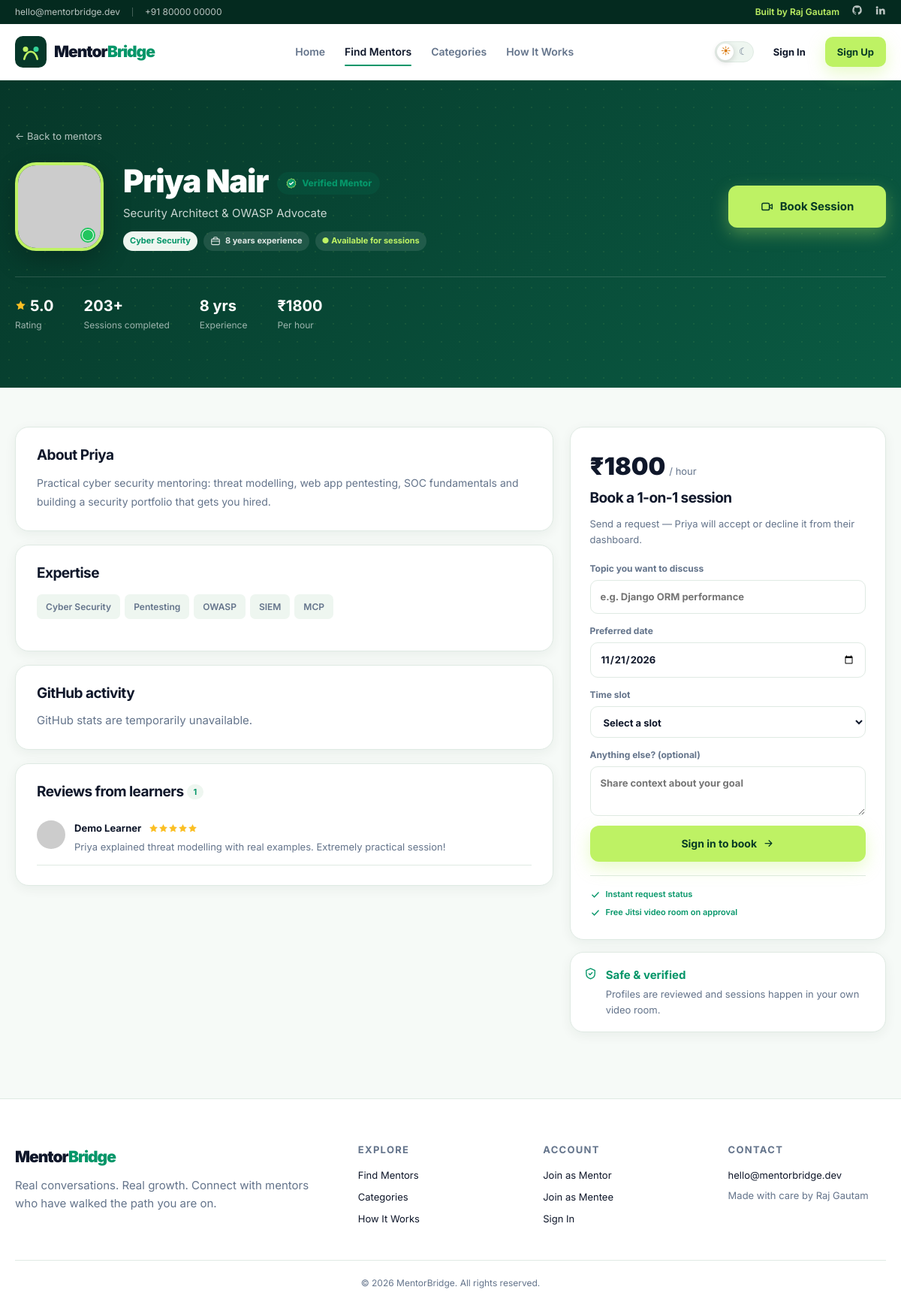
The page /mentor/2 on the database its author committed.
### tables this page shows
CREATE TABLE users (
    id            INTEGER PRIMARY KEY AUTOINCREMENT,
    name          TEXT NOT NULL,
    email         TEXT NOT NULL UNIQUE COLLATE NOCASE,
    password_hash TEXT NOT NULL,
    role          TEXT NOT NULL CHECK (role IN ('mentor', 'mentee')),
    avatar        TEXT,
    created_at    TEXT NOT NULL DEFAULT CURRENT_TIMESTAMP
);

CREATE TABLE mentor_profiles (
    id              INTEGER PRIMARY KEY AUTOINCREMENT,
    user_id         INTEGER NOT NULL UNIQUE REFERENCES users(id) ON DELETE CASCADE,
    headline        TEXT NOT NULL DEFAULT 'Mentor at MentorBridge',
    bio             TEXT NOT NULL DEFAULT '',
    skills          TEXT NOT NULL DEFAULT '',
    category        TEXT NOT NULL DEFAULT 'Career Guidance',
    experience      INTEGER NOT NULL DEFAULT 0,
    hourly_rate     REAL NOT NULL DEFAULT 0,
    free_slots      TEXT NOT NULL DEFAULT '',
    github_username TEXT NOT NULL DEFAULT '',
    rating          REAL NOT NULL DEFAULT 4.9,
    sessions_count  INTEGER NOT NULL DEFAULT 0,
    verified        INTEGER NOT NULL DEFAULT 1,
    is_available    INTEGER NOT NULL DEFAULT 1,
    updated_at      TEXT NOT NULL DEFAULT CURRENT_TIMESTAMP
);

CREATE TABLE reviews (
    id         INTEGER PRIMARY KEY AUTOINCREMENT,
    mentor_id  INTEGER NOT NULL REFERENCES users(id) ON DELETE CASCADE,
    mentee_id  INTEGER NOT NULL REFERENCES users(id) ON DELETE CASCADE,
    rating     INTEGER NOT NULL CHECK (rating BETWEEN 1 AND 5),
    comment    TEXT NOT NULL DEFAULT '',
    created_at TEXT NOT NULL DEFAULT CURRENT_TIMESTAMP
);

### routes/main_routes.py (the view, shortened to what this page needs)
@main_bp.route("/mentor/<int:mentor_id>")
def mentor_profile(mentor_id):
    mentor = get_mentor(mentor_id)
    if not mentor:
        abort(404)
    reviews = query_db(
        """SELECT r.*, u.name AS mentee_name, u.avatar AS mentee_avatar
           FROM reviews r JOIN users u ON u.id = r.mentee_id
           WHERE r.mentor_id = ? ORDER BY r.id DESC LIMIT 8""",
        (mentor_id,),
    )
    is_favorite = False
    return render_template(
        "mentor_profile.html",
        mentor=mentor,
        reviews=reviews,
        slots=slots_for(mentor),
        is_favorite=is_favorite,
        today=date.today().isoformat(),
        category_label=dict(CATEGORIES).get(mentor["category"], mentor["category"]),
    )

### routes/__init__.py (called while the page is built)
def get_db():
    if "db" not in g:
        g.db = sqlite3.connect(current_app.config["DATABASE"])
        g.db.row_factory = sqlite3.Row
        g.db.execute("PRAGMA foreign_keys = ON")
    return g.db

def query_db(sql, args=(), one=False):
    cursor = get_db().execute(sql, args)
    rows = cursor.fetchall()
    cursor.close()
    return (rows[0] if rows else None) if one else rows

### routes/main_routes.py (called while the page is built)
def get_mentor(mentor_id):
    rows = query_db(MENTOR_SELECT + " WHERE u.id = ? LIMIT 1", (mentor_id,))
    return rows[0] if rows else None

def slots_for(mentor):
    raw = (mentor["free_slots"] or "").strip()
    if not raw:
        return DEFAULT_SLOTS
    slots = [s.strip() for s in raw.replace("|", ",").split(",") if s.strip()]
    return slots or DEFAULT_SLOTS

### templates/mentor_profile.html (shortened to what this page needs)
{% extends "base.html" %}
{% from '_icons.html' import search, verified, star, briefcase, video, calendar, arrow, check, heart, shield, code %}
{% block content %}
<section class="profile-head">
  <div class="container">
    <a class="back-link" href="{{ url_for('main.mentors') }}">← Back to mentors</a>
    <div class="profile-hero">
      <div class="profile-avatar">
        <img src="{{ mentor.avatar }}" alt="{{ mentor.name }}" data-fallback-seed="{{ mentor.name }}">
        {% if mentor.is_available %}<span class="pulse-dot large"></span>{% endif %}
      </div>
      <div class="profile-intro">
        <div class="profile-name-row">
          <h1>{{ mentor.name }}</h1>
          {% if mentor.verified %}<span class="verified-pill">{{ verified(16) }} Verified Mentor</span>{% endif %}
        </div>
        <p class="profile-headline">{{ mentor.headline }}</p>
        <div class="profile-tags">
          <span class="category-pill">{{ category_label }}</span>
          <span class="tag-chip">{{ briefcase(14) }} {{ mentor.experience }} years experience</span>
          {% if mentor.is_available %}<span class="tag-chip online-chip">● Available for sessions</span>{% endif %}
        </div>
      </div>
      <div class="profile-actions">
        <button class="btn btn-lime btn-lg" type="button" data-open-booking>{{ video(18) }} Book Session</button>
      </div>
    </div>
    <div class="profile-stats">
      <div><strong>{{ star(15) }} {{ mentor.rating }}</strong><span>Rating</span></div>
      <div><strong>{{ mentor.sessions_count }}+</strong><span>Sessions completed</span></div>
      <div><strong>{{ mentor.experience }} yrs</strong><span>Experience</span></div>
      <div><strong>{{ 'Free' if mentor.hourly_rate == 0 else '₹' ~ mentor.hourly_rate|int }}</strong><span>Per hour</span></div>
    </div>
  </div>
</section>
<section class="section profile-section">
  <div class="container profile-layout">
    <div class="profile-main">
      <article class="card content-card">
        <h2>About {{ mentor.name.split()[0] }}</h2>
        <p class="body-text">{{ mentor.bio }}</p>
      </article>
      <article class="card content-card">
        <h2>Expertise</h2>
        <div class="skill-chips large">
          {% for skill in (mentor.skills or '').split(',') %}<span>{{ skill.strip() }}</span>{% endfor %}
        </div>
      </article>
      <article class="card content-card" id="githubCard">
        <h2>GitHub activity</h2>
        {% if mentor.github_username %}
        <div id="githubBadge" data-username="{{ mentor.github_username }}" class="github-badge">
        </div>
        {% else %}<p class="muted">This mentor has not linked a GitHub profile yet.</p>{% endif %}
      </article>
      <article class="card content-card">
        <h2>Reviews from learners <span class="count-badge">{{ reviews|length }}</span></h2>
        {% if reviews %}
          {% for r in reviews %}
          <div class="review-item">
            <img src="{{ r.mentee_avatar }}" alt="" data-fallback-seed="{{ r.mentee_name }}">
            <div>
              <div class="review-top"><strong>{{ r.mentee_name }}</strong><span class="stars">{% for i in range(r.rating) %}{{ star(13) }}{% endfor %}</span></div>
              <p>{{ r.comment }}</p>
            </div>
          </div>
          {% endfor %}
        {% else %}
          <p class="muted">No reviews yet — be the first learner to share feedback after a session.</p>
        {% endif %}
      </article>
    </div>
    <aside class="profile-side">
      <div class="card booking-card">
        <div class="booking-price"><strong>{{ 'Free' if mentor.hourly_rate == 0 else '₹' ~ mentor.hourly_rate|int }}</strong><span>/ hour</span></div>
        <h3>Book a 1-on-1 session</h3>
        <p class="muted small">Send a request — {{ mentor.name.split()[0] }} will accept or decline it from their dashboard.</p>
        <form id="bookingFormInline" action="{{ url_for('dashboard.book_session', mentor_id=mentor.id) }}" method="post" class="booking-form">
          <label>Topic you want to discuss
            <input type="text" name="topic" placeholder="e.g. Django ORM performance" minlength="3" required>
          </label>
          <label>Preferred date
            <input type="date" name="session_date" min="{{ today }}" value="{{ today }}" required>
          </label>
          <label>Time slot
            <select name="time_slot" required>
              <option value="">Select a slot</option>
            </select>
          </label>
          <label>Anything else? (optional)
            <textarea name="note" rows="2" maxlength="500" placeholder="Share context about your goal"></textarea>
          </label>
          {% if current_user %}
            {% if current_user.role == 'mentee' %}<button class="btn btn-primary btn-block" type="submit">Request session {{ arrow(15) }}</button>
            {% else %}<p class="muted small">You are signed in as a mentor. Use a mentee account to book sessions.</p>{% endif %}
          {% else %}
            <a class="btn btn-lime btn-block" href="{{ url_for('auth.login') }}">Sign in to book {{ arrow(15) }}</a>
          {% endif %}
        </form>
        <div class="booking-perks"><span>{{ check(14) }} Instant request status</span><span>{{ check(14) }} Free Jitsi video room on approval</span></div>
      </div>
      <div class="card safety-card">{{ shield(20) }} <div><strong>Safe & verified</strong><p class="muted small">Profiles are reviewed and sessions happen in your own video room.</p></div></div>
    </aside>
  </div>
</section>
{% endblock %}

### templates/_icons.html (shortened to what this page needs)
{% macro verified(size=16) %}
<svg width="{{ size }}" height="{{ size }}" viewBox="0 0 24 24" fill="none" aria-label="Verified mentor" role="img"><path d="M12 2.5 14.6 4l3 .1.9 2.9 2.4 1.8-1 2.9 1 2.9-2.4 1.8-.9 2.9-3 .1L12 21.5 9.4 20l-3-.1-.9-2.9-2.4-1.8 1-2.9-1-2.9 2.4-1.8.9-2.9 3-.1z" fill="#059669" stroke="#BEF264" stroke-width="1.2"/><path d="m8.5 12.2 2.2 2.2 4.8-4.8" stroke="#fff" stroke-width="2.1" stroke-linecap="round" stroke-linejoin="round"/></svg>
{% endmacro %}
{% macro star(size=15) %}
<svg width="{{ size }}" height="{{ size }}" viewBox="0 0 24 24" fill="#FBBF24" aria-hidden="true"><path d="m12 2 3.1 6.3 6.9 1-5 4.9 1.2 6.8L12 17.8 5.8 21l1.2-6.8-5-4.9 6.9-1z"/></svg>
{% endmacro %}
{% macro briefcase(size=16) %}
<svg width="{{ size }}" height="{{ size }}" viewBox="0 0 24 24" fill="none" stroke="currentColor" stroke-width="1.9" stroke-linecap="round" stroke-linejoin="round" aria-hidden="true"><rect x="3" y="7" width="18" height="13" rx="2"/><path d="M8 7V5a2 2 0 0 1 2-2h4a2 2 0 0 1 2 2v2M3 12h18"/></svg>
{% endmacro %}
{% macro video(size=17) %}
<svg width="{{ size }}" height="{{ size }}" viewBox="0 0 24 24" fill="none" stroke="currentColor" stroke-width="1.9" stroke-linecap="round" stroke-linejoin="round" aria-hidden="true"><rect x="2.5" y="6" width="13" height="12" rx="2.5"/><path d="m15.5 11 5-3v8l-5-3z"/></svg>
{% endmacro %}
{% macro arrow(size=16) %}
<svg width="{{ size }}" height="{{ size }}" viewBox="0 0 24 24" fill="none" stroke="currentColor" stroke-width="2" stroke-linecap="round" stroke-linejoin="round" aria-hidden="true"><path d="M5 12h14m-6-6 6 6-6 6"/></svg>
{% endmacro %}
{% macro check(size=16) %}
<svg width="{{ size }}" height="{{ size }}" viewBox="0 0 24 24" fill="none" stroke="currentColor" stroke-width="2.4" stroke-linecap="round" stroke-linejoin="round" aria-hidden="true"><path d="m5 12.5 4.5 4.5L19 7"/></svg>
{% endmacro %}
{% macro shield(size=18) %}
<svg width="{{ size }}" height="{{ size }}" viewBox="0 0 24 24" fill="none" stroke="currentColor" stroke-width="1.9" stroke-linecap="round" stroke-linejoin="round" aria-hidden="true"><path d="M12 2.5 20 6v6c0 5-3.4 8.3-8 9.5-4.6-1.2-8-4.5-8-9.5V6z"/><path d="m9 12 2 2 4-4"/></svg>
{% endmacro %}

### rows shown on the page
users: name "Priya Nair", name "Priya"
mentor_profiles: headline "Security Architect & OWASP Advocate", category "Cyber Security", experience "8", rating "5.0", sessions_count "203", hourly_rate "₹1800", bio "Practical cyber security mentoring: threat modelling, web app pentesting, SOC fundamentals and building a security portfolio that gets you hired."
reviews: mentee_name "Demo Learner", rating 5 (drawn), comment "Priya explained threat modelling with real examples. Extremely practical session!"

### other values the page prints
{{ skill.strip() }} "Cyber Security" "Pentesting" "OWASP" "SIEM" "MCP"
{{ reviews|length }} "1"
